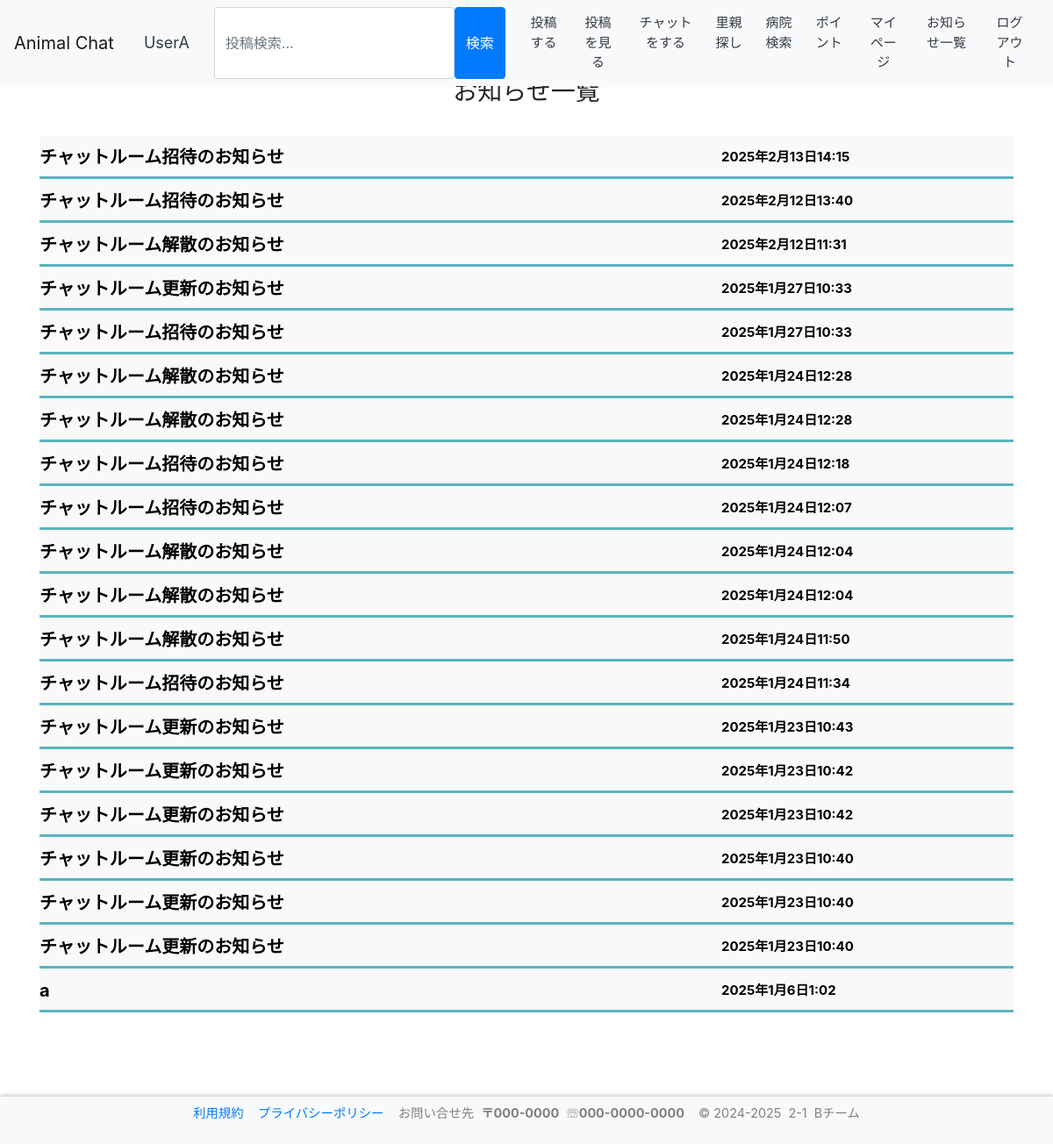
The page /contents/notice_list/ (signed in) on the database its author committed.
### accounts/models.py (models this page shows)
class User(AbstractBaseUser, PermissionsMixin):
    screen_name = models.CharField(
        gettext_lazy('アカウント名'),
        max_length=128,
        default='',
        blank=True,
        help_text=gettext_lazy('128文字以内で入力してください'),
    )
    email = models.EmailField(gettext_lazy('メールアドレス'), unique=True)
    is_staff = models.BooleanField(
        gettext_lazy('staff status'),
        default=False,
        help_text=gettext_lazy('Designates whether the user can log into this admin site.'),
    )
    is_active = models.BooleanField(
        gettext_lazy('active'),
        default=True,
        help_text=gettext_lazy(
            'Designates whether this user should be treated as active. Unselect this instead of deleting accounts.'
        ),
    )
    date_joined = models.DateTimeField(gettext_lazy('date joined'), default=timezone.now)
    objects = CustomUserManager()
    points = models.IntegerField(
        default=0,
        blank=True,
        null=True,
    )
    pt_give = models.IntegerField(
        default=0,
        blank=True,
        null=True,
    )
    icon = models.ImageField(
        upload_to='icon',
        verbose_name='画像',
        null=True,
        blank=True,
        default="icon/default.png",
    )
    profile = models.TextField(
        gettext_lazy('プロフィール'),
        max_length=200,
        null=True,
        default='',
        blank=True,
        help_text=gettext_lazy('200文字以内で入力してください'),
    )
    USERNAME_FIELD = 'email'
    REQUIRED_FIELDS = []
    class Meta:
        verbose_name = gettext_lazy('user')
        verbose_name_plural = gettext_lazy('users')
    def __str__(self):
        return self.__unicode__()
    def __unicode__(self):
        return self.screen_name or self.email

### contents/models.py (models this page shows, shortened)
class NoticeList(models.Model):
    id = models.AutoField(primary_key=True)
    posted_at = models.DateTimeField(
        verbose_name="日時",
        auto_now_add=True
    )
    title = models.CharField(
        verbose_name="タイトル",
        max_length=30,
        default=""
    )
    text = models.TextField(
        verbose_name="本文"
    )
    target = models.IntegerField(
        null=True,
        blank=True,
    )

### contents/views.py (the view)
# urls.py: path('notice_list/', views.NoticeListView.as_view(), name='notice_l'),
class NoticeListView(ListView):
    template_name = 'contents/notice_list.html'
    context_object_name = "obj_data"
    def get_queryset(self):
        qs = NoticeList.objects.order_by("-posted_at").filter(Q(target=None)|Q(target=self.request.user.id))
        return qs

### templates/contents/notice_list.html (shortened to what this page needs)
{% extends "base.html" %}
{% load static %}
{% block content %}
<br>
<div class="notice-container">
  <h3 style="text-align:center;">お知らせ一覧</h3>
  <br>
  {%if obj_data%}
  {% for data in obj_data %}
    <div class="tab_item2" >
      <div style="display:flex;">
        <div style="width:70%;text-align:left;">
            <a style="text-decoration: none;font-style: #0000;color:black;" href= "{% url 'contents:notice_d' data.pk %}">
            <div>
              {{data.title}}
            </div>
        </div>
        <div style="width:auto;text-align:right;font-size:15px;">
          <div class="notice-time">
            {{ data.posted_at }}
          </div>
        </div>
      </div>
    </div>
  {% endfor %}
  {%else%}
    <p>通知はありません</p>
  {%endif%}
  <div style="height:200px;font-size:100px;">&nbsp</div>
</div>
{% endblock %}

### templates/base.html (shortened to what this page needs)
<!doctype html>
<html lang="ja">
{% load static %}
<head>
    <link rel="stylesheet" href="https://cdn.jsdelivr.net/npm/bootstrap@4.6.0/dist/css/bootstrap.min.css"
>
    <link rel="stylesheet" href="https://cdn.jsdelivr.net/gh/gitbrent/bootstrap4-toggle@3.6.1/css/bootstrap4-toggle.min.css">
</head>
<header>
    <nav class="navbar navbar-expand-lg navbar-light bg-light">
            <a class="navbar-brand" href="{% url 'accounts:index' %}">Animal Chat</a>
        {% if user.is_authenticated %}
            <form method="get" action="{% url 'accounts:mypage' %}" >
                <button type="submit" class="btn btn-light text-dark me-2" style="font-size:18px;">
                    &nbsp{{ user|stringformat:"s" }}
                </button>
            </form>
        {% endif %}
        <div class="collapse navbar-collapse" id="navbarSupportedContent">
            <ul class="navbar-nav mr-auto">
                <br>
                <form method="get" action="{% url "post:posts_search" %}" class="col-12 col-lg-auto mb-2 mb-lg-0" role="search" style="display: flex;">
                    <input type="search" class="form-control" placeholder="投稿検索..." aria-label="Search" name="keyword" value="{{ request.GET.keyword }}" style="width:auto; height:auto;">
                    <input type="submit" value="検索" class="btn btn-primary ">
                </form>
                {% if user.is_authenticated %}
                    <form method="post" action="{% url 'post:posts' %}" >
                        <button type="submit" class="btn btn-light text-dark me-2" style=font-size:15px;>投稿する</button>
                    </form>
                    <form method="get" action="{% url 'post:posts_search' %}" >
                        <button type="submit" class="btn btn-light text-dark me-2" style=font-size:15px; style=font-size:15px;>投稿を見る</button>
                    </form>
                    <form method="get" action="{% url 'chat:index' %}" >
                        <button type="submit" class="btn btn-light text-dark me-2" style=font-size:15px;>チャットをする</button>
                    </form>
                    <form method="get" action="{% url 'accounts:adopt' %}" >
                        <button type="submit" class="btn btn-light text-dark me-2" style=font-size:15px;>里親探し</button>
                    </form>
                    <form method="get" action="{% url 'contents:hospital_list' %}" >
                        <button type="submit" class="btn btn-light text-dark me-2" style=font-size:15px;>病院検索</button>
                    </form>
                    <form method="get" action="{% url 'accounts:points' %}" >
                        <button type="submit" class="btn btn-light text-dark me-2" style=font-size:15px;>ポイント</button>
                    </form>
                    <form method="get" action="{% url 'accounts:mypage' %}" >
                        <button type="submit" class="btn btn-light text-dark me-2" style=font-size:15px;>マイページ</button>
                    </form>
                    <form method="get" action="{% url 'contents:notice_l' %}" >
                        <button type="submit" class="btn btn-light text-dark me-2" style=font-size:15px;>お知らせ一覧</button>
                    </form>
                    <form method="get" action="{% url 'accounts:logoutchk' %}">
                        <button type="submit" class="btn btn-light text-dark me-2" style=font-size:15px;>ログアウト</button>
                    </form>
                {% else %}
                    <form method="post" action="{% url 'accounts:login' %}">
                        {% csrf_token %}
                        <button type="submit" class="btn btn-light text-dark me-2" style=font-size:15px;>ログイン</button>
                    </form>
                {% endif %}
            </ul>
        </div>
    </nav>
</header>
    <body>
    <div class="container mt-3">
        <br>
        <br>
        {% block content %}{% endblock %}
        <p style="height:200px;">&nbsp</p>
    </div>
    </body>
</body>
    <footer>
        <nav class="navbar navbar-expand-lg navbar-light bg-light" id="footer_js">
            <div class=" navbar-collapse" id="navbarSupportedContent" style="text-align:center;">
                <ul class="navbar-nav mr-auto" style="margin: auto;">
                    <li><a href="{% url 'contents:terms' %}">利用規約</a>&nbsp&nbsp&nbsp&nbsp<a href="{% url 'contents:privacy_policy' %}">プライバシーポリシー</a></li>
                    <li>
                        <div class="contact">
                            <p>お問い合せ先&nbsp&nbsp<b>〒000-0000</b>&nbsp&nbsp☏<b>000-0000-0000</b></p>
                        </div>
                    </li>
                    <li>
                        <div class="copyright" >
                            <p>© 2024-2025&nbsp&nbsp2-1&nbsp&nbspBチーム</p>
                        </div>
                    </li>
                </ul>
            </div>
        </nav>
    </footer>
</html>

### templates/base.html (style rules this page uses)
header { position: fixed; top: 0; left: 0; width: 100%; z-index:1; background-color: #333; color: #fff; justify-content: space-between; align-items: center; flex-wrap: nowrap; box-shadow: 0 -2px 4px rgba(0, 0, 0, 0.2); font-size: 0.9em; }
footer { position: fixed; bottom: 0; left:0; width: 100%; z-index:1; color: #808080; justify-content: space-between; align-items: center; flex-wrap: nowrap; box-shadow: 0 -2px 4px rgba(0, 0, 0, 0.2); font-size: 0.9em; }

### templates/contents/notice_list.html (style rules this page uses)
.tab_item2 { width: calc(100%); height: 50px; border-bottom: 3px solid #5ab4bd; background-color: #f9f9f9; line-height: 50px; font-size: 20px; text-align: center; color: #565656; display: block; float: left; text-align: center; font-weight: bold; transition: all 0.2s ease; }

### rows shown on the page
User: screen_name "UserA"
NoticeList: title "チャットルーム招待のお知らせ", posted_at "2025年2月13日14:15"
NoticeList: title "チャットルーム招待のお知らせ", posted_at "2025年2月12日13:40"
NoticeList: title "チャットルーム解散のお知らせ", posted_at "2025年2月12日11:31"
NoticeList: title "チャットルーム更新のお知らせ", posted_at "2025年1月27日10:33"
NoticeList: title "チャットルーム招待のお知らせ", posted_at "2025年1月27日10:33"
NoticeList: title "チャットルーム解散のお知らせ", posted_at "2025年1月24日12:28"
NoticeList: title "チャットルーム解散のお知らせ", posted_at "2025年1月24日12:28"
NoticeList: title "チャットルーム招待のお知らせ", posted_at "2025年1月24日12:18"
NoticeList: title "チャットルーム招待のお知らせ", posted_at "2025年1月24日12:07"
NoticeList: title "チャットルーム解散のお知らせ", posted_at "2025年1月24日12:04"
NoticeList: title "チャットルーム解散のお知らせ", posted_at "2025年1月24日12:04"
NoticeList: title "チャットルーム解散のお知らせ", posted_at "2025年1月24日11:50"
NoticeList: title "チャットルーム招待のお知らせ", posted_at "2025年1月24日11:34"
NoticeList: title "チャットルーム更新のお知らせ", posted_at "2025年1月23日10:43"
NoticeList: title "チャットルーム更新のお知らせ", posted_at "2025年1月23日10:42"
NoticeList: title "チャットルーム更新のお知らせ", posted_at "2025年1月23日10:42"
NoticeList: title "チャットルーム更新のお知らせ", posted_at "2025年1月23日10:40"
NoticeList: title "チャットルーム更新のお知らせ", posted_at "2025年1月23日10:40"
NoticeList: title "チャットルーム更新のお知らせ", posted_at "2025年1月23日10:40"
NoticeList: title "a", posted_at "2025年1月6日1:02"
